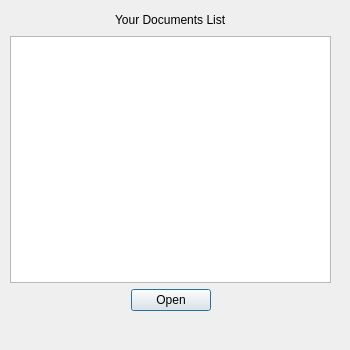
<?xml version="1.0" encoding="UTF-8"?>
<ui version="4.0">
 <class>OpenDocument</class>
 <widget class="QDialog" name="OpenDocument">
  <property name="geometry">
   <rect>
    <x>0</x>
    <y>0</y>
    <width>350</width>
    <height>350</height>
   </rect>
  </property>
  <property name="sizePolicy">
   <sizepolicy hsizetype="Fixed" vsizetype="Fixed">
    <horstretch>0</horstretch>
    <verstretch>0</verstretch>
   </sizepolicy>
  </property>
  <property name="minimumSize">
   <size>
    <width>350</width>
    <height>350</height>
   </size>
  </property>
  <property name="maximumSize">
   <size>
    <width>350</width>
    <height>500</height>
   </size>
  </property>
  <property name="windowTitle">
   <string>Dialog</string>
  </property>
  <widget class="QWidget" name="verticalLayoutWidget">
   <property name="geometry">
    <rect>
     <x>10</x>
     <y>10</y>
     <width>321</width>
     <height>301</height>
    </rect>
   </property>
   <layout class="QVBoxLayout" name="verticalLayout">
    <item>
     <layout class="QHBoxLayout" name="horizontalLayout_5">
      <item>
       <spacer name="horizontalSpacer_3">
        <property name="orientation">
         <enum>Qt::Horizontal</enum>
        </property>
        <property name="sizeHint" stdset="0">
         <size>
          <width>40</width>
          <height>20</height>
         </size>
        </property>
       </spacer>
      </item>
      <item>
       <widget class="QLabel" name="label">
        <property name="text">
         <string>Your Documents List</string>
        </property>
       </widget>
      </item>
      <item>
       <spacer name="horizontalSpacer_4">
        <property name="orientation">
         <enum>Qt::Horizontal</enum>
        </property>
        <property name="sizeHint" stdset="0">
         <size>
          <width>40</width>
          <height>20</height>
         </size>
        </property>
       </spacer>
      </item>
     </layout>
    </item>
    <item>
     <widget class="QListWidget" name="listWidget"/>
    </item>
    <item>
     <layout class="QHBoxLayout" name="horizontalLayout_4">
      <item>
       <spacer name="horizontalSpacer">
        <property name="orientation">
         <enum>Qt::Horizontal</enum>
        </property>
        <property name="sizeHint" stdset="0">
         <size>
          <width>40</width>
          <height>20</height>
         </size>
        </property>
       </spacer>
      </item>
      <item>
       <widget class="QPushButton" name="pushButton">
        <property name="text">
         <string>Open</string>
        </property>
       </widget>
      </item>
      <item>
       <spacer name="horizontalSpacer_2">
        <property name="orientation">
         <enum>Qt::Horizontal</enum>
        </property>
        <property name="sizeHint" stdset="0">
         <size>
          <width>40</width>
          <height>20</height>
         </size>
        </property>
       </spacer>
      </item>
     </layout>
    </item>
   </layout>
  </widget>
 </widget>
 <resources/>
 <connections/>
</ui>
